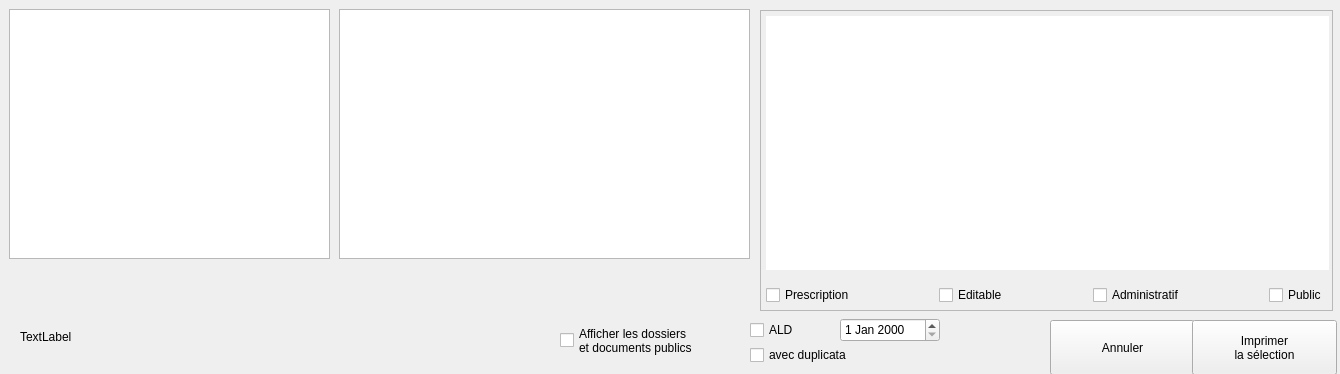
<?xml version="1.0" encoding="UTF-8"?>
<ui version="4.0">
 <class>dlg_impressions</class>
 <widget class="QDialog" name="dlg_impressions">
  <property name="geometry">
   <rect>
    <x>0</x>
    <y>0</y>
    <width>1340</width>
    <height>374</height>
   </rect>
  </property>
  <property name="minimumSize">
   <size>
    <width>1340</width>
    <height>374</height>
   </size>
  </property>
  <property name="maximumSize">
   <size>
    <width>1340</width>
    <height>374</height>
   </size>
  </property>
  <property name="mouseTracking">
   <bool>true</bool>
  </property>
  <property name="windowTitle">
   <string>Dialog</string>
  </property>
  <property name="windowOpacity">
   <double>1.000000000000000</double>
  </property>
  <widget class="QFrame" name="textFrame">
   <property name="geometry">
    <rect>
     <x>760</x>
     <y>10</y>
     <width>573</width>
     <height>301</height>
    </rect>
   </property>
   <property name="minimumSize">
    <size>
     <width>573</width>
     <height>0</height>
    </size>
   </property>
   <property name="maximumSize">
    <size>
     <width>573</width>
     <height>16777215</height>
    </size>
   </property>
   <property name="mouseTracking">
    <bool>true</bool>
   </property>
   <property name="frameShape">
    <enum>QFrame::StyledPanel</enum>
   </property>
   <property name="frameShadow">
    <enum>QFrame::Raised</enum>
   </property>
   <layout class="QVBoxLayout" name="verticalLayout">
    <property name="spacing">
     <number>55</number>
    </property>
    <property name="leftMargin">
     <number>5</number>
    </property>
    <property name="topMargin">
     <number>5</number>
    </property>
    <property name="rightMargin">
     <number>5</number>
    </property>
    <property name="bottomMargin">
     <number>5</number>
    </property>
    <item>
     <widget class="UpTextEdit" name="upTextEdit">
      <property name="minimumSize">
       <size>
        <width>563</width>
        <height>254</height>
       </size>
      </property>
      <property name="maximumSize">
       <size>
        <width>563</width>
        <height>16777215</height>
       </size>
      </property>
      <property name="mouseTracking">
       <bool>true</bool>
      </property>
      <property name="contextMenuPolicy">
       <enum>Qt::CustomContextMenu</enum>
      </property>
      <property name="frameShape">
       <enum>QFrame::NoFrame</enum>
      </property>
     </widget>
    </item>
    <item>
     <layout class="QHBoxLayout" name="horizontalLayout">
      <item>
       <widget class="UpCheckBox" name="PrescriptioncheckBox">
        <property name="focusPolicy">
         <enum>Qt::NoFocus</enum>
        </property>
        <property name="text">
         <string>Prescription</string>
        </property>
       </widget>
      </item>
      <item>
       <spacer name="horizontalSpacer_2">
        <property name="orientation">
         <enum>Qt::Horizontal</enum>
        </property>
        <property name="sizeHint" stdset="0">
         <size>
          <width>40</width>
          <height>20</height>
         </size>
        </property>
       </spacer>
      </item>
      <item>
       <widget class="UpCheckBox" name="DocEditcheckBox">
        <property name="focusPolicy">
         <enum>Qt::NoFocus</enum>
        </property>
        <property name="toolTip">
         <string/>
        </property>
        <property name="layoutDirection">
         <enum>Qt::LeftToRight</enum>
        </property>
        <property name="text">
         <string>Editable</string>
        </property>
       </widget>
      </item>
      <item>
       <spacer name="horizontalSpacer_3">
        <property name="orientation">
         <enum>Qt::Horizontal</enum>
        </property>
        <property name="sizeHint" stdset="0">
         <size>
          <width>40</width>
          <height>20</height>
         </size>
        </property>
       </spacer>
      </item>
      <item>
       <widget class="UpCheckBox" name="DocAdministratifcheckBox">
        <property name="focusPolicy">
         <enum>Qt::NoFocus</enum>
        </property>
        <property name="toolTip">
         <string/>
        </property>
        <property name="layoutDirection">
         <enum>Qt::LeftToRight</enum>
        </property>
        <property name="text">
         <string>Administratif</string>
        </property>
       </widget>
      </item>
      <item>
       <spacer name="horizontalSpacer">
        <property name="orientation">
         <enum>Qt::Horizontal</enum>
        </property>
        <property name="sizeHint" stdset="0">
         <size>
          <width>40</width>
          <height>20</height>
         </size>
        </property>
       </spacer>
      </item>
      <item>
       <widget class="UpCheckBox" name="DocPubliccheckBox">
        <property name="focusPolicy">
         <enum>Qt::NoFocus</enum>
        </property>
        <property name="toolTip">
         <string/>
        </property>
        <property name="layoutDirection">
         <enum>Qt::LeftToRight</enum>
        </property>
        <property name="text">
         <string>Public</string>
        </property>
       </widget>
      </item>
     </layout>
    </item>
   </layout>
  </widget>
  <widget class="QDateEdit" name="dateImpressiondateEdit">
   <property name="geometry">
    <rect>
     <x>840</x>
     <y>318</y>
     <width>100</width>
     <height>24</height>
    </rect>
   </property>
  </widget>
  <widget class="QCheckBox" name="ALDcheckBox">
   <property name="geometry">
    <rect>
     <x>750</x>
     <y>320</y>
     <width>51</width>
     <height>20</height>
    </rect>
   </property>
   <property name="focusPolicy">
    <enum>Qt::NoFocus</enum>
   </property>
   <property name="text">
    <string>ALD</string>
   </property>
  </widget>
  <widget class="QLabel" name="Expliclabel">
   <property name="geometry">
    <rect>
     <x>20</x>
     <y>330</y>
     <width>511</width>
     <height>41</height>
    </rect>
   </property>
   <property name="minimumSize">
    <size>
     <width>100</width>
     <height>30</height>
    </size>
   </property>
   <property name="maximumSize">
    <size>
     <width>800</width>
     <height>80</height>
    </size>
   </property>
   <property name="text">
    <string>TextLabel</string>
   </property>
   <property name="alignment">
    <set>Qt::AlignLeading|Qt::AlignLeft|Qt::AlignTop</set>
   </property>
  </widget>
  <widget class="UpPushButton" name="AnnulupPushButton">
   <property name="geometry">
    <rect>
     <x>1050</x>
     <y>320</y>
     <width>145</width>
     <height>55</height>
    </rect>
   </property>
   <property name="text">
    <string>Annuler</string>
   </property>
   <property name="icon">
    <iconset>
     <normaloff>:/Images/Supprime.png</normaloff>:/Images/Supprime.png</iconset>
   </property>
   <property name="iconSize">
    <size>
     <width>30</width>
     <height>30</height>
    </size>
   </property>
   <property name="autoDefault">
    <bool>false</bool>
   </property>
  </widget>
  <widget class="UpPushButton" name="OKupPushButton">
   <property name="geometry">
    <rect>
     <x>1192</x>
     <y>320</y>
     <width>145</width>
     <height>55</height>
    </rect>
   </property>
   <property name="text">
    <string>Imprimer
la sélection</string>
   </property>
   <property name="icon">
    <iconset>
     <normaloff>:/Images/exit.png</normaloff>:/Images/exit.png</iconset>
   </property>
   <property name="iconSize">
    <size>
     <width>30</width>
     <height>30</height>
    </size>
   </property>
   <property name="autoDefault">
    <bool>false</bool>
   </property>
  </widget>
  <widget class="QCheckBox" name="DupliOrdocheckBox">
   <property name="geometry">
    <rect>
     <x>750</x>
     <y>345</y>
     <width>201</width>
     <height>20</height>
    </rect>
   </property>
   <property name="focusPolicy">
    <enum>Qt::NoFocus</enum>
   </property>
   <property name="text">
    <string>avec duplicata</string>
   </property>
  </widget>
  <widget class="QWidget" name="widget" native="true">
   <property name="geometry">
    <rect>
     <x>9</x>
     <y>9</y>
     <width>741</width>
     <height>301</height>
    </rect>
   </property>
   <widget class="UpTableView" name="DossiersupTableView">
    <property name="geometry">
     <rect>
      <x>0</x>
      <y>0</y>
      <width>321</width>
      <height>250</height>
     </rect>
    </property>
    <property name="minimumSize">
     <size>
      <width>0</width>
      <height>200</height>
     </size>
    </property>
    <property name="maximumSize">
     <size>
      <width>510</width>
      <height>600</height>
     </size>
    </property>
   </widget>
   <widget class="UpTableView" name="DocsupTableView">
    <property name="geometry">
     <rect>
      <x>330</x>
      <y>0</y>
      <width>411</width>
      <height>250</height>
     </rect>
    </property>
    <property name="minimumSize">
     <size>
      <width>0</width>
      <height>200</height>
     </size>
    </property>
    <property name="maximumSize">
     <size>
      <width>510</width>
      <height>600</height>
     </size>
    </property>
    <property name="selectionMode">
     <enum>QAbstractItemView::SingleSelection</enum>
    </property>
   </widget>
  </widget>
  <widget class="UpCheckBox" name="DocsPublicscheckBox">
   <property name="geometry">
    <rect>
     <x>560</x>
     <y>320</y>
     <width>181</width>
     <height>41</height>
    </rect>
   </property>
   <property name="text">
    <string>Afficher les dossiers
et documents publics</string>
   </property>
   <property name="checked">
    <bool>false</bool>
   </property>
  </widget>
 </widget>
 <customwidgets>
  <customwidget>
   <class>UpPushButton</class>
   <extends>QPushButton</extends>
   <header>uppushbutton.h</header>
  </customwidget>
  <customwidget>
   <class>UpTextEdit</class>
   <extends>QTextEdit</extends>
   <header>uptextedit.h</header>
  </customwidget>
  <customwidget>
   <class>UpTableView</class>
   <extends>QTableView</extends>
   <header>uptableview.h</header>
  </customwidget>
  <customwidget>
   <class>UpCheckBox</class>
   <extends>QCheckBox</extends>
   <header location="global">upcheckbox.h</header>
  </customwidget>
 </customwidgets>
 <resources/>
 <connections/>
</ui>
